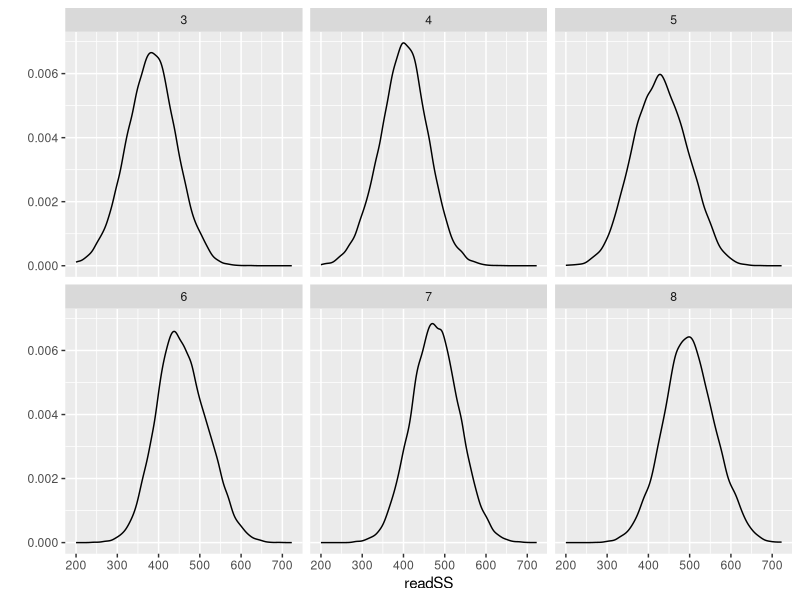
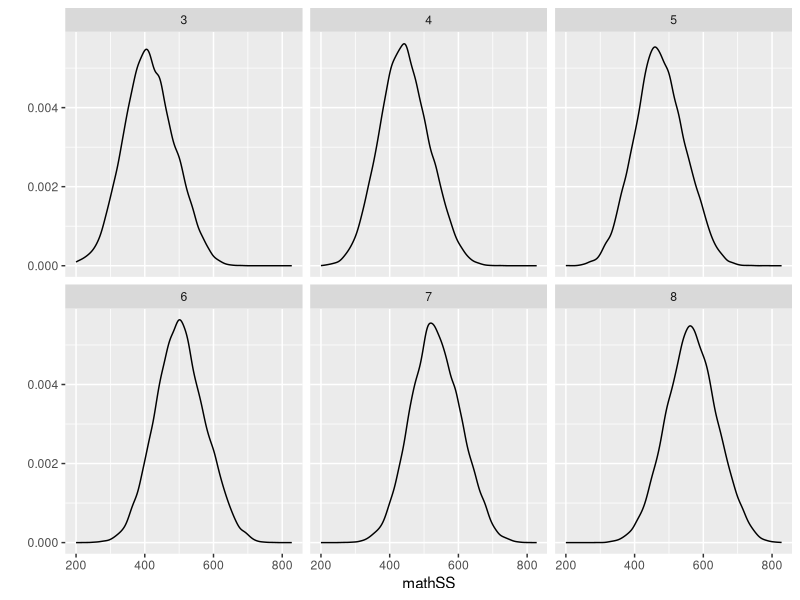

Reproduce these figures in R, in order.
#Simulating mixed effect data
# Jared Knowles
library(ggplot2)

  #########################################################################
  # Function: Create and define proficiency levels
  # Proficiency levels are set to be approximately 40 SS points below the
  # mean at each grade level. Basic levels are set 60 points below proficient.
  # Advanced levels are set 100 points above proficient.
  #########################################################################
proflvl <- function(student)
{

  proflvl3 <- 380
  proflvl4 <- 410
  proflvl5 <- 430
  proflvl6 <- 450
  proflvl7 <- 480
  proflvl8 <- 500

  basiclvl3 <- proflvl3 - 60
  basiclvl4 <- proflvl4 - 60
  basiclvl5 <- proflvl5 - 60
  basiclvl6 <- proflvl6 - 60
  basiclvl7 <- proflvl7 - 60
  basiclvl8 <- proflvl8 - 60

  advlvl3 <- proflvl3 + 100
  advlvl4 <- proflvl4 + 100
  advlvl5 <- proflvl5 + 100
  advlvl6 <- proflvl6 + 100
  advlvl7 <- proflvl7 + 100
  advlvl8 <- proflvl8 + 100

  student$proflvl <- NA

  student <- within(student,
    {
     
      proflvl[grade==3 & readSS >= basiclvl3] <- 'basic'
      proflvl[grade==3 & readSS >= proflvl3] <- 'proficient'
      proflvl[grade==3 & readSS >= advlvl3] <- 'advanced'
      proflvl[is.na(proflvl)] <- 'below basic'
      
      proflvl[grade==4 & readSS >= basiclvl4] <- 'basic'
      proflvl[grade==4 & readSS >= proflvl4] <- 'proficient'
      proflvl[grade==4 & readSS >= advlvl4] <- 'advanced'
      proflvl[is.na(proflvl)] <- 'below basic'
      
      proflvl[grade==5 & readSS >= basiclvl5] <- 'basic'
      proflvl[grade==5 & readSS >= proflvl5] <- 'proficient'
      proflvl[grade==5 & readSS >= advlvl5] <- 'advanced'
      proflvl[is.na(proflvl)] <- 'below basic'
      
      proflvl[grade==6 & readSS >= basiclvl6] <- 'basic'
      proflvl[grade==6 & readSS >= proflvl6] <- 'proficient'
      proflvl[grade==6 & readSS >= advlvl6] <- 'advanced'
      proflvl[is.na(proflvl)] <- 'below basic'
      
      proflvl[grade==7 & readSS >= basiclvl7] <- 'basic'
      proflvl[grade==7 & readSS >= proflvl7] <- 'proficient'
      proflvl[grade==7 & readSS >= advlvl7] <- 'advanced'
      proflvl[is.na(proflvl)] <- 'below basic'
      
      proflvl[grade==8 & readSS >= basiclvl8] <- 'basic'
      proflvl[grade==8 & readSS >= proflvl8] <- 'proficient'
      proflvl[grade==8 & readSS >= advlvl8] <- 'advanced'
      proflvl[is.na(proflvl)] <- 'below basic'
      
      proflvl <- as.factor(proflvl)
      
    })
  return(student)
}

  #########################################################################
  # Function: Create a simulated reading scale score
  #########################################################################
set.seed(6283)
simscoreread <- function(student)
{
  student<-within(student,
      {
        measerr <- rnorm(length(student$stuid),0,20)
        
        readSS<-((rnorm(1,mean=14,sd=20)+rweibull(1,shape=9,scale=6))*white)+
        ((rnorm(1,mean=-20,sd=20)+rweibull(1,shape=3,scale=7))*black)+
        ((rnorm(1,mean=-14,sd=20)+rweibull(1,shape=5,scale=9))*hisp)+
        ((rnorm(1,mean=-4,sd=20)+rweibull(1,shape=9,scale=6))*asian)+
        ((rnorm(1,mean=-14,sd=20)+rweibull(1,shape=2,scale=8))*indian)+
        ((rnorm(1,mean=8,sd=20)+rweibull(1,shape=6,scale=5))*female)+
        ((rnorm(1,mean=-24,sd=30)+rweibull(1,shape=2,scale=6))*disab)+
        ((rnorm(1,mean=-18,sd=20)+rweibull(1,shape=5,scale=6))*econ)+
        ((rnorm(1,mean=-16,sd=20)+rweibull(1,shape=3,scale=6))*ell)+
        ((rnorm(1,mean=20,sd=7)+rexp(1,rate=rnorm(1,mean=.5,sd=.2)))*grade)+
        ((rnorm(1,mean=8,sd=20)-rweibull(1,shape=1,scale=6))*sch_fay)+
        ((rnorm(1,mean=14,sd=20)-rweibull(1,shape=1,scale=6))*dist_fay)+
        rnorm(1,mean=rnorm(1,mean=0,sd=100),sd=60)+rweibull(1,shape=1,scale=100)+ability+
        ((rnorm(1,mean=30,sd=5)*luck))+((rnorm(1,mean=2,sd=.2)*teachq))-120
        
        readSS<-readSS+measerr
        
        ## Add in school effects
        readSS <- readSS + ((rnorm(1,mean=10,sd=20)+rweibull(1,shape=3,scale=6))*schoolhigh)
        readSS <- readSS + ((rnorm(1,mean=0,sd=20)+rweibull(1,shape=3,scale=6))*schoolavg)
        readSS <- readSS + ((rnorm(1,mean=-10,sd=20)+rweibull(1,shape=3,scale=6))*schoollow)
        
        readSS[readSS>900]<-900
        readSS[readSS<200]<-200
      })
}

  #########################################################################
  # Function: Create a simulated math scale score
  #########################################################################
simscoremath <- function(student)
{
  student<-within(student,
      {
        measerr <- rnorm(length(student$stuid),0,20)
        
        mathSS<-((rnorm(1,mean=16,sd=20)+rweibull(1,shape=9,scale=6))*white)+
        ((rnorm(1,mean=-14,sd=20)+rweibull(1,shape=3,scale=7))*black)+
        ((rnorm(1,mean=-12,sd=20)+rweibull(1,shape=5,scale=9))*hisp)+
        ((rnorm(1,mean=-4,sd=20)+rweibull(1,shape=9,scale=6))*asian)+
        ((rnorm(1,mean=-10,sd=20)+rweibull(1,shape=2,scale=8))*indian)+
        ((rnorm(1,mean=8,sd=20)+rweibull(1,shape=6,scale=5))*female)+
        ((rnorm(1,mean=-29,sd=30)+rweibull(1,shape=2,scale=6))*disab)+
        ((rnorm(1,mean=-20,sd=20)+rweibull(1,shape=5,scale=6))*econ)+
        ((rnorm(1,mean=-12,sd=20)+rweibull(1,shape=3,scale=6))*ell)+
        ((rnorm(1,mean=20,sd=7)+rexp(1,rate=rnorm(1,mean=.5,sd=.2)))*grade)+
        ((rnorm(1,mean=7,sd=20)-rweibull(1,shape=1,scale=6))*sch_fay)+
        ((rnorm(1,mean=2,sd=20)-rweibull(1,shape=1,scale=6))*dist_fay)+
        rnorm(1,mean=rnorm(1,mean=0,sd=100),sd=60)+rweibull(1,shape=1,scale=100)+ability+
        ((rnorm(1,mean=20,sd=5)*luck))+((rnorm(1,mean=2,sd=.2)*teachq))-120
        
        mathSS<-mathSS+measerr

        ## Add in school effects
        mathSS <- mathSS + ((rnorm(1,mean=10,sd=20)+rweibull(1,shape=3,scale=6))*schoolhigh)
        mathSS <- mathSS + ((rnorm(1,mean=0,sd=20)+rweibull(1,shape=3,scale=6))*schoolavg)
        mathSS <- mathSS + ((rnorm(1,mean=-10,sd=20)+rweibull(1,shape=3,scale=6))*schoollow)
         
        mathSS[mathSS>900]<-900
        mathSS[mathSS<200]<-200
      })  

return(student)
}
  
  #########################################################################
  # Function: Draw some plots of the simulated data set
  #########################################################################

simdiagread<-function(student)
{
  qplot(readSS,geom='density',data=student)+facet_wrap(~grade)
}
simdiagmath<-function(student)
{
  qplot(mathSS,geom='density',data=student)+facet_wrap(~grade)
}

#Create a data frame
  
  commonnames<-c('stuid','school','dist','cesa','year','female','grade','econ','disab','ell',
               'loc','age','readSS','readRS','mathSS','mathRS','dist_fay','sch_fay','Rprof',
               'Rproflvl','Mprof','Mproflvl')

stuid<-seq(1,150000,by=1)
grade<-rep(c(3,4,5,6,7,8),length.out=150000)
student<-cbind(stuid,grade)
student<-as.data.frame(student)
student$schid<-rep(c(seq(1,500)),length.out=150000)
student$dist<-rep(c(seq(3,120,by=3)),length.out=150000)
student$white<-rbinom(150000,1,.45)
student$black<-0
student$black[student$white==0]<-rbinom(100000,1,.75)
student$hisp<-0
student$hisp[student$white==0 & student$black==0]<-rbinom(100000,1,.8)
student$indian<-0
student$indian[student$white==0 & student$black==0 &student$hisp==0]<-rbinom(100000,1,.3)
student$asian<-0
student$asian[student$white==0 & student$black==0 & student$hisp==0]<-1
student$econ<-0
student$econ[student$white==1]<-rbinom(100000,1,.5)
student$econ[student$black==1]<-rbinom(100000,1,.9)
student$econ[student$hisp==1]<-rbinom(100000,1,.8)
student$econ[student$asian==1]<-rbinom(100000,1,.66)
student$econ[student$indian==1]<-rbinom(100000,1,.66)
student$female<-0
student$female<-rbinom(150000,1,.505)
student$ell<-0
student$ell[student$hisp==1]<-rbinom(100000,1,.88)
student$ell[student$white==1]<-rbinom(100000,1,.05)
student$ell[student$black==1]<-rbinom(100000,1,.05)
student$ell[student$asian==1]<-rbinom(100000,1,.73)
student$ell[student$indian==1]<-rbinom(100000,1,.02)
student$disab<-0
student$disab[student$white==1]<-rbinom(100000,1,.1)
student$disab[student$black==1]<-rbinom(1000000,1,.22)
student$disab[student$hisp==1]<-rbinom(1000000,1,.195)
student$disab[student$asian==1]<-rbinom(100000,1,.14)
student$disab[student$indian==1]<-rbinom(100000,1,.19)
student$sch_fay<-0
student$sch_fay[student$econ==1]<-rbinom(200000,1,.15)
student$sch_fay[student$econ==0]<-rbinom(200000,1,.05)
student$dist_fay<-0
student$dist_fay[student$sch_fay==1]<-rbinom(200000,1,.2)
student$luck<-rbinom(150000,1,.2)
student$ability<-rnorm(150000,mean=100,sd=10)
student$measerr<-rweibull(150000,shape=3,scale=100)
student$teachq[student$econ==1 & student$black==1]<-rnorm(200000,mean=40,sd=20)
student$teachq[student$econ==0 & student$black==1]<-rnorm(200000,mean=70,sd=20)
student$teachq[student$econ==1 & student$white==1]<-rnorm(200000,mean=60,sd=15)
student$teachq[student$econ==0 & student$white==1]<-rnorm(200000,mean=85,sd=20)
student$teachq[student$econ==1 & student$asian==1]<-rnorm(200000,mean=50,sd=20)
student$teachq[student$econ==0 & student$asian==1]<-rnorm(200000,mean=85,sd=20)
student$teachq[student$econ==1 & student$hisp==1]<-rnorm(200000,mean=55,sd=20)
student$teachq[student$econ==0 & student$hisp==1]<-rnorm(200000,mean=75,sd=20)
student$year <- '2000'
student$attday<-round(rpois(150000,170)-rnorm(150000,mean=0,sd=5))
student$attday[student$attday>180]<-180

#########################################################################
# Create schools and districts, and assign students to schools and districts.
#########################################################################

student$school <- NA 
student$schoolscore<-NA

student<-within(student,
    {
      schoolscore<-((rnorm(1,mean=14,sd=20)+rweibull(1,shape=9,scale=6))*white)+
      ((rnorm(1,mean=-20,sd=20)+rweibull(1,shape=3,scale=7))*black)+
      ((rnorm(1,mean=-14,sd=20)+rweibull(1,shape=5,scale=9))*hisp)+
      ((rnorm(1,mean=-4,sd=20)+rweibull(1,shape=9,scale=6))*asian)+
      ((rnorm(1,mean=-14,sd=20)+rweibull(1,shape=2,scale=8))*indian)+
      ((rnorm(1,mean=8,sd=20)+rweibull(1,shape=6,scale=5))*female)+
      ((rnorm(1,mean=-24,sd=30)+rweibull(1,shape=2,scale=6))*disab)+
      ((rnorm(1,mean=-18,sd=20)+rweibull(1,shape=5,scale=6))*econ)+
      ((rnorm(1,mean=-16,sd=20)+rweibull(1,shape=3,scale=6))*ell)+
      ((rnorm(1,mean=20,sd=7)+rexp(1,rate=rnorm(1,mean=.5,sd=.2)))*grade)+
      ((rnorm(1,mean=-8,sd=20)-rweibull(1,shape=1,scale=6))*sch_fay)+
      ((rnorm(1,mean=14,sd=20)-rweibull(1,shape=1,scale=6))*dist_fay)
                         
})

PROBS <- runif(1000, 0.01, 1.0)
PROBS <- c(PROBS,1)

quants <- quantile(student$schoolscore, probs = PROBS )
quants <- as.data.frame(quants)
quants$quant <- quants$quants
quants$quants <- NULL
quants <- quants[order(quants$quant) , ]
quants <- as.data.frame(quants)

## Assign to schools
  i <- 1
  while(i < length(quants$quants))
  {
    student$school[student$schoolscore <= quants$quants[i] &
                   is.na(student$school)] <- i
    i <- i+1
  }

student$school[is.na(student$school)] <- 1000

## Assign to districts, currently set to 25 districts total
schools <- unique(student$school)
schools <- as.data.frame(schools)
schools$school <- schools$schools
schools$schools <- NULL
schools$district<-rep(c(1:25),length.out=length(unique(schools$school)))

# Assign school quality values to schools
# 15% of schools will be high quality schools
schools$schoolhigh <- rbinom(length(schools$school),1,.15)
# 75% of the remaining schools will be average quality schools
schools$schoolavg[schools$schoolhigh == 1] <- 0
schools$schoolavg[schools$schoolhigh != 1] <- rbinom(length(schools$school),1,.75)
# all the rest will be low quality
schools$schoollow <- 0
schools$schoollow[schools$schoolavg == 0 & schools$schoolhigh == 0] <- 1

student <- merge(student,schools,by="school")

#########################################################################
# Create one year of simulated test scores.
#########################################################################

set.seed(55)
student <- simscoreread(student)
  simdiagread(student)

set.seed(1)
student <- simscoremath(student)
  simdiagmath(student)

## Assign proficiency levels
student <- proflvl(student)


#########################################################################
# Create more years of data.
# This can currently support up to 5 more years of data.
#########################################################################

number_of_years <- 3
student_new <- student
student_long <- student
i <- 1

while(i <= number_of_years)
{

    ## Copy original data frame
    student_temp <- student_new
    
    ## Move 9th graders back to 3rd grade
    student_temp <- within(student_temp, 
        {
            grade <- grade + 1
            grade[grade==9] <- 3
          
        })
    
    ## Assign the new 3rd graders new student ids
    newstud <- subset(student_temp,grade==3,)
    newstud$stuid <- (150000*i) + seq(1,length(newstud$stuid),by=1)
    
    ## Attach the 3rd graders with new ids back onto the main data frame
    student_temp <- subset(student_temp,grade!=3, )
    student_temp <- rbind(student_temp,newstud)
                                      
    student_temp <- within(student_temp, 
        {
            year <- 2000+i
        })

    if(i==1)
      set.seed(1)
    else if(i==2)
      set.seed(450)
    else if(i==3)
      set.seed(10027)
    else if(i==4)
      set.seed(6283)
    else if(i==5)
      set.seed(36)                 
    student_temp <- simscoreread(student_temp)

    if(i==1)
      set.seed(10027)
    else if(i==2)
      set.seed(6283)
    else if(i==3)
      set.seed(36)
    else if(i==4)
      set.seed(1)
    else if(i==5)
      set.seed(450)
    student_temp <- simscoremath(student_temp)
      
  ## Break off the students who weren't assigned a reading score
  ## and give them a reading score
  student_temp2 <- subset(student_temp,is.na(readSS), )
  student_temp <- subset(student_temp,!is.na(readSS), ) 
      if(i==1)
        set.seed(1)
      else if(i==2)
        set.seed(450)
      else if(i==3)
        set.seed(10027)
      else if(i==4)
        set.seed(6283)
      else if(i==5)
        set.seed(36)
      student_temp2 <- simscoreread(student_temp2)
 
  ## Put them back on to the main temporary data frame        
  student_temp <- rbind(student_temp,student_temp2)
                                
  ## Assign proficiency levels                              
  student_temp <- proflvl(student_temp)                                                        
    
  ## Merge the temporary data frame onto the main big data frame                              
  student_long <- rbind(student_long,student_temp)    
      
  student_new <- student_temp
  i <- i + 1   
}

student_long$race[student_long$white==1]<-'W'
student_long$race[student_long$asian==1]<-'A'
student_long$race[student_long$black==1]<-'B'
student_long$race[student_long$hisp==1]<-'H'
student_long$race[student_long$indian==1]<-'I'
student_long$race<-factor(student_long$race,levels=c('W','B','H','I','A'))


#student_wide <- reshape(student_long,timevar="year",idvar="stuid",direction="wide")

rm(quants,newstud,student,student_new,student_temp,student_temp2)
